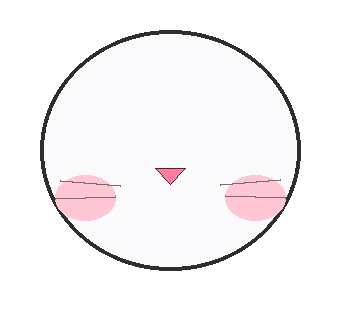
#> input picture cartoon/assets/characters/chintu_head.png, 340 x 320 px, found by its file name; the run also reads 1 picture not shown here
$ python character_rig_v2.py
#> lines starting #> are read from the running program, lines starting #| are printed output that depends on the picture
"""
character_rig_v2.py
--------------------
Advanced 2D Skeletal Kinematic Character Rig for "Fun Learning Kids" Cartoon Module.
Implements:
- Hierarchical body parts: Head, Torso, Ears/Scarf, Articulated Upper & Lower Arms,
  Articulated Upper & Lower Legs (with feet & knees), Tail.
- Organic Squash & Stretch deformation.
- True kinematic cycles: Bipedal walking with counter-balancing arms, multi-phase hopping
  (anticipation crouch -> stretch leap -> apex -> landing squash -> settle),
  reaching, grasping, holding, giving, receiving, chewing/munching, and waving.
- Look-at eye tracking, dynamic eyebrows, and 7 speech visemes.
"""

import os
import sys
import math
from PIL import Image, ImageDraw

if sys.stdout.encoding != "utf-8":
    try:
        sys.stdout.reconfigure(encoding="utf-8", errors="replace")
    except Exception:
        pass

sys.path.insert(0, r"C:\kids_automation")
from cartoon.config import CHARACTERS_DIR, PROPS_DIR


def ease_in_out_quad(t):
    return 2 * t * t if t < 0.5 else 1 - math.pow(-2 * t + 2, 2) / 2


# [14 lines left out: function ease_out_bounce, not called in this run]


class CharacterRigV2:
    def __init__(self):
        self._load_assets()

    def _load_assets(self):
        # 1. Chintu Bunny Assets
        self.c_head = Image.open(os.path.join(CHARACTERS_DIR, "chintu_head.png")).convert("RGBA")
#> self.c_head is the input picture: PIL image 340x320 RGBA; mean R, G, B, A 107.7, 104.2, 105.8, 112.7
        self.c_torso = Image.open(os.path.join(CHARACTERS_DIR, "chintu_torso.png")).convert("RGBA")
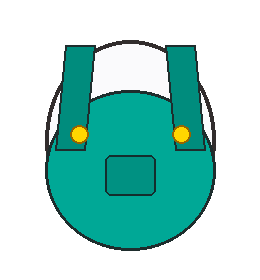
#> input picture cartoon/assets/characters/chintu_torso.png, 260 x 280 px, found by its file name
#> self.c_torso is the input picture: PIL image 260x280 RGBA; mean R, G, B, A 16.6, 66.5, 60, 106.6
        self.c_ear_l = Image.open(os.path.join(CHARACTERS_DIR, "chintu_ear_l.png")).convert("RGBA")
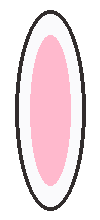
#> input picture cartoon/assets/characters/chintu_ear_l.png, 100 x 220 px, found by its file name
#> self.c_ear_l is the input picture: PIL image 100x220 RGBA; mean R, G, B, A 113.5, 97.6, 102.5, 130.1
        self.c_ear_r = Image.open(os.path.join(CHARACTERS_DIR, "chintu_ear_r.png")).convert("RGBA")
#> (the run stopped early here; a loop or call above may not have finished)
